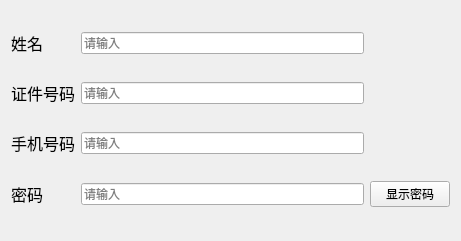
   <widget class="QWidget" name="widget" native="true">
    <property name="geometry">
     <rect>
      <x>180</x>
      <y>150</y>
      <width>461</width>
      <height>241</height>
     </rect>
    </property>
    <property name="styleSheet">
     <string notr="true">QPalette{background:#D7DBE4;}QGroupBox#gboxDevicePanel&gt;QLabel{color:#E7ECF0;}

QWidget#frmMain,QWidget[Form=&quot;true&quot;]{
border:1px solid #738393;
border-radius:0px;
}

.QFrame{
border:1px solid #C2CCD8;
border-radius:5px;
}

QLabel,QLineEdit,QTextEdit,QPlainTextEdit,QSpinBox,QGroupBox,QComboBox,QDateEdit,QTimeEdit,QDateTimeEdit,QSpinBox,QTreeView,QListView,QTableView,QTabWidget::pane{
color:#3D3E42;
}

QWidget#widget_title{
background:qlineargradient(spread:pad,x1:0,y1:0,x2:0,y2:1,stop:0 #667481,stop:1 #566373);
}

QLabel#lab_Ico,QLabel#lab_Title{
border-radius:0px;
color:#E7ECF0;
background-color:rgba(0,0,0,0);
border-style:none;
}

QToolButton::menu-indicator{
image:None;
}

QToolButton,QWidget#widget_frm&gt;QLabel{
border-style:none;
padding:10px;
color:#E7ECF0;
background:qlineargradient(spread:pad,x1:0,y1:0,x2:0,y2:1,stop:0 #667481,stop:1 #566373);
}

QToolButton:hover,QWidget#widget_frm&gt;QLabel:hover{
background:qlineargradient(spread:pad,x1:0,y1:0,x2:0,y2:1,stop:0 #778899,stop:1 #708090);
}

QLabel[labVideo=&quot;true&quot;]{
color:#E7ECF0;
border:1px solid #738393;
background:qlineargradient(spread:pad,x1:0,y1:0,x2:0,y2:1,stop:0 #667481,stop:1 #566373);
}

QLabel[labVideo=&quot;true&quot;]:focus{
border:1px solid #FF0000;
background:qlineargradient(spread:pad,x1:0,y1:0,x2:0,y2:1,stop:0 #778899,stop:1 #708090);
}

QLineEdit,QTextEdit,QPlainTextEdit,QSpinBox{
border:1px solid #C2CCD8;
border-radius:5px;
padding:2px;
background:none;
selection-background-color:#667481;
selection-color:#E7ECF0;
}

QLineEdit[echoMode=&quot;2&quot;]{
lineedit-password-character:9679;
}

.QGroupBox{
border:1px solid #C2CCD8;
border-radius:5px;
}

.QPushButton{
border-style:none;
border:1px solid #C2CCD8;
color:#E7ECF0;
padding:5px;
min-height:20px;
border-radius:5px;
background:qlineargradient(spread:pad,x1:0,y1:0,x2:0,y2:1,stop:0 #667481,stop:1 #566373);
}

.QPushButton:hover{
background:qlineargradient(spread:pad,x1:0,y1:0,x2:0,y2:1,stop:0 #778899,stop:1 #708090);
}

.QPushButton:pressed{
background:qlineargradient(spread:pad,x1:0,y1:0,x2:0,y2:1,stop:0 #667481,stop:1 #566373);
}

.QPushButton:disabled{
color:#838383;
background:#F4F4F4;
}

QPushButton#btnSplitterH{
padding:2px;
min-height:8px;
}

QPushButton#btnMenu,QPushButton#btnMenu_Min,QPushButton#btnMenu_Max,QPushButton#btnMenu_Close,QPushButton#btnSplitterV,QPushButton#btnSplitterH{
border-radius:0px;
color:#E7ECF0;
background-color:rgba(0,0,0,0);
border-style:none;
}

QPushButton#btnMenu:hover,QPushButton#btnMenu_Min:hover,QPushButton#btnMenu_Max:hover,QPushButton#btnSplitterV:hover,QPushButton#btnSplitterH:hover{
background-color:qlineargradient(spread:pad,x1:0,y1:1,x2:0,y2:0,stop:0 rgba(25,134,199,0),stop:1 #778899);
}

QPushButton#btnMenu_Close:hover{
background-color:qlineargradient(spread:pad,x1:0,y1:1,x2:0,y2:0,stop:0 rgba(238,0,0,128),stop:1 rgba(238,44,44,255));
}

QCheckBox{
color:#3D3E42;
spacing:2px;
}

QCheckBox::indicator{
width:20px;
height:20px;
}

QCheckBox::indicator:unchecked{
image:url(:/image/checkbox_unchecked.png);
}

QCheckBox::indicator:checked{
image:url(:/image/checkbox_checked.png);
}

QRadioButton{
color:#3D3E42;
spacing:2px;
}

QRadioButton::indicator{
width:15px;
height:15px;
}

QRadioButton::indicator::unchecked{
image:url(:/image/radio_normal.png);
}

QRadioButton::indicator::checked{
image:url(:/image/radio_selected.png);
}

QSpinBox::up-button,QDateEdit::up-button,QTimeEdit::up-button,QDateTimeEdit::up-button{
image:url(:/image/add_top.png);
}

QSpinBox::down-button,QDateEdit::down-button,QTimeEdit::down-button,QDateTimeEdit::down-button{
image:url(:/image/add_bottom.png);
}

QComboBox,QDateEdit,QTimeEdit,QDateTimeEdit,QSpinBox{
border-radius:3px;
padding:3px 5px 3px 5px;
border:1px solid #C2CCD8;
background:none;
selection-background-color:#667481;
selection-color:#E7ECF0;
}

QComboBox::drop-down,QDateEdit::drop-down,QTimeEdit::drop-down,QDateTimeEdit::drop-down{
subcontrol-origin:padding;
subcontrol-position:top right;
width:15px;
border-left-width:1px;
border-left-style:solid;
border-top-right-radius:3px;
border-bottom-right-radius:3px;
border-left-color:#C2CCD8;
}

QComboBox::down-arrow,QDateEdit::down-arrow,QTimeEdit::down-arrow,QDateTimeEdit::down-arrow{
image:url(:/image/add_bottom.png);
}

QMenu{
color:#E7ECF0;
background-color:#667481;
margin:2px;
}

QMenu::item{
padding:3px 20px 3px 20px;
}

QMenu::indicator{
width:13px;
height:13px;
}

QMenu::item:selected{
color:#E7ECF0;
border:0px solid #738393;
background:qlineargradient(spread:pad,x1:0,y1:0,x2:0,y2:1,stop:0 #667481,stop:1 #566373);
}

QMenu::separator{
height:1px;
background:#738393;
}

QProgressBar{
background:#C2CCD8;
border-radius:5px;
text-align:center;
border:1px solid #C2CCD8;
}

QProgressBar::chunk{
width:5px;
margin:0.5px;
background-color:#667481;
}

QSlider::groove:horizontal,QSlider::add-page:horizontal{
height:8px;
border-radius:3px;
background:#C2CCD8;
}

QSlider::sub-page:horizontal{
height:8px;
border-radius:3px;
background:#708090;
}

QSlider::handle:horizontal{
width:13px;
margin-top:-3px;
margin-bottom:-3px;
border-radius:6px;
background:qradialgradient(spread:pad,cx:0.5,cy:0.5,radius:0.5,fx:0.5,fy:0.5,stop:0.6 #667481,stop:0.8 #778899);
}

QSlider::groove:vertical,QSlider::sub-page:vertical{
width:8px;
border-radius:3px;
background:#C2CCD8;
}

QSlider::add-page:vertical{
width:8px;
border-radius:3px;
background:#708090;
}

QSlider::handle:vertical{
height:13px;
margin-left:-2px;
margin-right:-3px;
border-radius:6px;
background:qradialgradient(spread:pad,cx:0.5,cy:0.5,radius:0.5,fx:0.5,fy:0.5,stop:0.6 #667481,stop:0.8 #778899);
}

QScrollBar:vertical{
width:10px;
background-color:rgba(0,0,0,0%);
padding-top:10px;
padding-bottom:10px;
}

QScrollBar:horizontal{
height:10px;
background-color:rgba(0,0,0,0%);
padding-left:10px;
padding-right:10px;
}

QScrollBar::handle:vertical,QScrollBar::handle:horizontal{
width:10px;
background:#708090;
}

QScrollBar::handle:vertical:hover,QScrollBar::handle:horizontal:hover{
width:10px;
background:#566373;
}

QScrollBar::add-line:vertical{
height:10px;
width:10px;
subcontrol-position:bottom;
subcontrol-origin:margin;
border-image:url(:/image/add_bottom.png);
}

QScrollBar::add-line:horizontal{
height:10px;
width:10px;
subcontrol-position:right;
subcontrol-origin:margin;
border-image:url(:/image/add_right.png);
}

QScrollBar::sub-line:vertical{
height:10px;
width:10px;
subcontrol-position:top;
subcontrol-origin:margin;
border-image:url(:/image/add_top.png);
}

QScrollBar::sub-line:horizontal{
height:10px;
width:10px;
subcontrol-position:left;
subcontrol-origin:margin;
border-image:url(:/image/add_left.png);
}

QScrollBar::add-page:vertical,QScrollBar::sub-page:vertical,QScrollBar::add-page:horizontal,QScrollBar::sub-page:horizontal{
width:10px;
background:#C2CCD8;
}

QScrollArea{
border:0px;
}

QTreeView,QListView,QTableView,QTabWidget::pane{
border:1px solid #C2CCD8;
selection-background-color:#778899;
selection-color:#E7ECF0;
alternate-background-color:#DDE0E7;
}

QTableView::item:selected,QListView::item:selected,QTreeView::item:selected{
color:#E7ECF0;
background:qlineargradient(spread:pad,x1:0,y1:0,x2:0,y2:1,stop:0 #667481,stop:1 #566373);
}

QTableView::item:hover,QListView::item:hover,QTreeView::item:hover{
color:#E7ECF0;
background:qlineargradient(spread:pad,x1:0,y1:0,x2:0,y2:1,stop:0 #778899,stop:1 #708090);
}

QTableView::item,QListView::item,QTreeView::item{
padding:5px;
margin:0px;
}

QHeaderView::section,QTableCornerButton:section{
padding:3px;
margin:0px;
color:#E7ECF0;
border:1px solid #C2CCD8;
background:qlineargradient(spread:pad,x1:0,y1:0,x2:0,y2:1,stop:0 #778899,stop:1 #708090);
}

QTabBar::tab{
border-radius:5px;
border:1px solid #C2CCD8;
color:#E7ECF0;
min-width:55px;
min-height:20px;
padding:3px 8px 3px 8px;
margin:1px;
background:qlineargradient(spread:pad,x1:0,y1:0,x2:0,y2:1,stop:0 #778899,stop:1 #708090);
}

QTabBar::tab:selected,QTabBar::tab:hover{
background:qlineargradient(spread:pad,x1:0,y1:0,x2:0,y2:1,stop:0 #667481,stop:1 #566373);
}

QStatusBar::item{
border:0px solid #667481;
border-radius:3px;
}

QToolBox::tab,QToolTip,QGroupBox#gboxDevicePanel{
padding:3px;
border-radius: 5px;
color:#E7ECF0;
background:qlineargradient(spread:pad,x1:0,y1:0,x2:0,y2:1,stop:0 #667481,stop:1 #566373);
}

QToolBox::tab:selected{
background:qlineargradient(spread:pad,x1:0,y1:0,x2:0,y2:1,stop:0 #778899,stop:1 #708090);
}
</string>
    </property>
    <layout class="QGridLayout" name="gridLayout">
     <item row="2" column="1">
      <widget class="QLineEdit" name="tel_num_lineEdit">
       <property name="maxLength">
        <number>11</number>
       </property>
       <property name="placeholderText">
        <string>请输入</string>
       </property>
      </widget>
     </item>
     <item row="1" column="0">
      <widget class="QLabel" name="id_card_num_label">
       <property name="font">
        <font>
         <family>微软雅黑</family>
         <pointsize>12</pointsize>
        </font>
       </property>
       <property name="text">
        <string>证件号码</string>
       </property>
      </widget>
     </item>
     <item row="0" column="0">
      <widget class="QLabel" name="name_label">
       <property name="font">
        <font>
         <family>微软雅黑</family>
         <pointsize>12</pointsize>
        </font>
       </property>
       <property name="styleSheet">
        <string notr="true">QPalette{background:#D7DBE4;}QGroupBox#gboxDevicePanel&gt;QLabel{color:#E7ECF0;}\n\nQWidget#frmMain,QWidget[Form=&quot;true&quot;]{\nborder:1px solid #738393;\nborder-radius:0px;\n}\n\n.QFrame{\nborder:1px solid #C2CCD8;\nborder-radius:5px;\n}\n\nQLabel,QLineEdit,QTextEdit,QPlainTextEdit,QSpinBox,QGroupBox,QComboBox,QDateEdit,QTimeEdit,QDateTimeEdit,QSpinBox,QTreeView,QListView,QTableView,QTabWidget::pane{\ncolor:#3D3E42;\n}\n\nQWidget#widget_title{\nbackground:qlineargradient(spread:pad,x1:0,y1:0,x2:0,y2:1,stop:0 #667481,stop:1 #566373);\n}\n\nQLabel#lab_Ico,QLabel#lab_Title{\nborder-radius:0px;\ncolor:#E7ECF0;\nbackground-color:rgba(0,0,0,0);\nborder-style:none;\n}\n\nQToolButton::menu-indicator{\nimage:None;\n}\n\nQToolButton,QWidget#widget_frm&gt;QLabel{\nborder-style:none;\npadding:10px;\ncolor:#E7ECF0;\nbackground:qlineargradient(spread:pad,x1:0,y1:0,x2:0,y2:1,stop:0 #667481,stop:1 #566373);\n}\n\nQToolButton:hover,QWidget#widget_frm&gt;QLabel:hover{\nbackground:qlineargradient(spread:pad,x1:0,y1:0,x2:0,y2:1,stop:0 #778899,stop:1 #708090);\n}\n\nQLabel[labVideo=&quot;true&quot;]{\ncolor:#E7ECF0;\nborder:1px solid #738393;\nbackground:qlineargradient(spread:pad,x1:0,y1:0,x2:0,y2:1,stop:0 #667481,stop:1 #566373);\n}\n\nQLabel[labVideo=&quot;true&quot;]:focus{\nborder:1px solid #FF0000;\nbackground:qlineargradient(spread:pad,x1:0,y1:0,x2:0,y2:1,stop:0 #778899,stop:1 #708090);\n}\n\nQLineEdit,QTextEdit,QPlainTextEdit,QSpinBox{\nborder:1px solid #C2CCD8;\nborder-radius:5px;\npadding:2px;\nbackground:none;\nselection-background-color:#667481;\nselection-color:#E7ECF0;\n}\n\nQLineEdit[echoMode=&quot;2&quot;]{\nlineedit-password-character:9679;\n}\n\n.QGroupBox{\nborder:1px solid #C2CCD8;\nborder-radius:5px;\n}\n\n.QPushButton{\nborder-style:none;\nborder:1px solid #C2CCD8;\ncolor:#E7ECF0;\npadding:5px;\nmin-height:20px;\nborder-radius:5px;\nbackground:qlineargradient(spread:pad,x1:0,y1:0,x2:0,y2:1,stop:0 #667481,stop:1 #566373);\n}\n\n.QPushButton:hover{\nbackground:qlineargradient(spread:pad,x1:0,y1:0,x2:0,y2:1,stop:0 #778899,stop:1 #708090);\n}\n\n.QPushButton:pressed{\nbackground:qlineargradient(spread:pad,x1:0,y1:0,x2:0,y2:1,stop:0 #667481,stop:1 #566373);\n}\n\n.QPushButton:disabled{\ncolor:#838383;\nbackground:#F4F4F4;\n}\n\nQPushButton#btnSplitterH{\npadding:2px;\nmin-height:8px;\n}\n\nQPushButton#btnMenu,QPushButton#btnMenu_Min,QPushButton#btnMenu_Max,QPushButton#btnMenu_Close,QPushButton#btnSplitterV,QPushButton#btnSplitterH{\nborder-radius:0px;\ncolor:#E7ECF0;\nbackground-color:rgba(0,0,0,0);\nborder-style:none;\n}\n\nQPushButton#btnMenu:hover,QPushButton#btnMenu_Min:hover,QPushButton#btnMenu_Max:hover,QPushButton#btnSplitterV:hover,QPushButton#btnSplitterH:hover{\nbackground-color:qlineargradient(spread:pad,x1:0,y1:1,x2:0,y2:0,stop:0 rgba(25,134,199,0),stop:1 #778899);\n}\n\nQPushButton#btnMenu_Close:hover{\nbackground-color:qlineargradient(spread:pad,x1:0,y1:1,x2:0,y2:0,stop:0 rgba(238,0,0,128),stop:1 rgba(238,44,44,255));\n}\n\nQCheckBox{\ncolor:#3D3E42;\nspacing:2px;\n}\n\nQCheckBox::indicator{\nwidth:20px;\nheight:20px;\n}\n\nQCheckBox::indicator:unchecked{\nimage:url(:/image/checkbox_unchecked.png);\n}\n\nQCheckBox::indicator:checked{\nimage:url(:/image/checkbox_checked.png);\n}\n\nQRadioButton{\ncolor:#3D3E42;\nspacing:2px;\n}\n\nQRadioButton::indicator{\nwidth:15px;\nheight:15px;\n}\n\nQRadioButton::indicator::unchecked{\nimage:url(:/image/radio_normal.png);\n}\n\nQRadioButton::indicator::checked{\nimage:url(:/image/radio_selected.png);\n}\n\nQSpinBox::up-button,QDateEdit::up-button,QTimeEdit::up-button,QDateTimeEdit::up-button{\nimage:url(:/image/add_top.png);\n}\n\nQSpinBox::down-button,QDateEdit::down-button,QTimeEdit::down-button,QDateTimeEdit::down-button{\nimage:url(:/image/add_bottom.png);\n}\n\nQComboBox,QDateEdit,QTimeEdit,QDateTimeEdit,QSpinBox{\nborder-radius:3px;\npadding:3px 5px 3px 5px;\nborder:1px solid #C2CCD8;\nbackground:none;\nselection-background-color:#667481;\nselection-color:#E7ECF0;\n}\n\nQComboBox::drop-down,QDateEdit::drop-down,QTimeEdit::drop-down,QDateTimeEdit::drop-down{\nsubcontrol-origin:padding;\nsubcontrol-position:top right;\nwidth:15px;\nborder-left-width:1px;\nborder-left-style:solid;\nborder-top-right-radius:3px;\nborder-bottom-right-radius:3px;\nborder-left-color:#C2CCD8;\n}\n\nQComboBox::down-arrow,QDateEdit::down-arrow,QTimeEdit::down-arrow,QDateTimeEdit::down-arrow{\nimage:url(:/image/add_bottom.png);\n}\n\nQMenu{\ncolor:#E7ECF0;\nbackground-color:#667481;\nmargin:2px;\n}\n\nQMenu::item{\npadding:3px 20px 3px 20px;\n}\n\nQMenu::indicator{\nwidth:13px;\nheight:13px;\n}\n\nQMenu::item:selected{\ncolor:#E7ECF0;\nborder:0px solid #738393;\nbackground:qlineargradient(spread:pad,x1:0,y1:0,x2:0,y2:1,stop:0 #667481,stop:1 #566373);\n}\n\nQMenu::separator{\nheight:1px;\nbackground:#738393;\n}\n\nQProgressBar{\nbackground:#C2CCD8;\nborder-radius:5px;\ntext-align:center;\nborder:1px solid #C2CCD8;\n}\n\nQProgressBar::chunk{\nwidth:5px;\nmargin:0.5px;\nbackground-color:#667481;\n}\n\nQSlider::groove:horizontal,QSlider::add-page:horizontal{\nheight:8px;\nborder-radius:3px;\nbackground:#C2CCD8;\n}\n\nQSlider::sub-page:horizontal{\nheight:8px;\nborder-radius:3px;\nbackground:#708090;\n}\n\nQSlider::handle:horizontal{\nwidth:13px;\nmargin-top:-3px;\nmargin-bottom:-3px;\nborder-radius:6px;\nbackground:qradialgradient(spread:pad,cx:0.5,cy:0.5,radius:0.5,fx:0.5,fy:0.5,stop:0.6 #667481,stop:0.8 #778899);\n}\n\nQSlider::groove:vertical,QSlider::sub-page:vertical{\nwidth:8px;\nborder-radius:3px;\nbackground:#C2CCD8;\n}\n\nQSlider::add-page:vertical{\nwidth:8px;\nborder-radius:3px;\nbackground:#708090;\n}\n\nQSlider::handle:vertical{\nheight:13px;\nmargin-left:-2px;\nmargin-right:-3px;\nborder-radius:6px;\nbackground:qradialgradient(spread:pad,cx:0.5,cy:0.5,radius:0.5,fx:0.5,fy:0.5,stop:0.6 #667481,stop:0.8 #778899);\n}\n\nQScrollBar:vertical{\nwidth:10px;\nbackground-color:rgba(0,0,0,0%);\npadding-top:10px;\npadding-bottom:10px;\n}\n\nQScrollBar:horizontal{\nheight:10px;\nbackground-color:rgba(0,0,0,0%);\npadding-left:10px;\npadding-right:10px;\n}\n\nQScrollBar::handle:vertical,QScrollBar::handle:horizontal{\nwidth:10px;\nbackground:#708090;\n}\n\nQScrollBar::handle:vertical:hover,QScrollBar::handle:horizontal:hover{\nwidth:10px;\nbackground:#566373;\n}\n\nQScrollBar::add-line:vertical{\nheight:10px;\nwidth:10px;\nsubcontrol-position:bottom;\nsubcontrol-origin:margin;\nborder-image:url(:/image/add_bottom.png);\n}\n\nQScrollBar::add-line:horizontal{\nheight:10px;\nwidth:10px;\nsubcontrol-position:right;\nsubcontrol-origin:margin;\nborder-image:url(:/image/add_right.png);\n}\n\nQScrollBar::sub-line:vertical{\nheight:10px;\nwidth:10px;\nsubcontrol-position:top;\nsubcontrol-origin:margin;\nborder-image:url(:/image/add_top.png);\n}\n\nQScrollBar::sub-line:horizontal{\nheight:10px;\nwidth:10px;\nsubcontrol-position:left;\nsubcontrol-origin:margin;\nborder-image:url(:/image/add_left.png);\n}\n\nQScrollBar::add-page:vertical,QScrollBar::sub-page:vertical,QScrollBar::add-page:horizontal,QScrollBar::sub-page:horizontal{\nwidth:10px;\nbackground:#C2CCD8;\n}\n\nQScrollArea{\nborder:0px;\n}\n\nQTreeView,QListView,QTableView,QTabWidget::pane{\nborder:1px solid #C2CCD8;\nselection-background-color:#778899;\nselection-color:#E7ECF0;\nalternate-background-color:#DDE0E7;\n}\n\nQTableView::item:selected,QListView::item:selected,QTreeView::item:selected{\ncolor:#E7ECF0;\nbackground:qlineargradient(spread:pad,x1:0,y1:0,x2:0,y2:1,stop:0 #667481,stop:1 #566373);\n}\n\nQTableView::item:hover,QListView::item:hover,QTreeView::item:hover{\ncolor:#E7ECF0;\nbackground:qlineargradient(spread:pad,x1:0,y1:0,x2:0,y2:1,stop:0 #778899,stop:1 #708090);\n}\n\nQTableView::item,QListView::item,QTreeView::item{\npadding:5px;\nmargin:0px;\n}\n\nQHeaderView::section,QTableCornerButton:section{\npadding:3px;\nmargin:0px;\ncolor:#E7ECF0;\nborder:1px solid #C2CCD8;\nbackground:qlineargradient(spread:pad,x1:0,y1:0,x2:0,y2:1,stop:0 #778899,stop:1 #708090);\n}\n\nQTabBar::tab{\nborder-radius:5px;\nborder:1px solid #C2CCD8;\ncolor:#E7ECF0;\nmin-width:55px;\nmin-height:20px;\npadding:3px 8px 3px 8px;\nmargin:1px;\nbackground:qlineargradient(spread:pad,x1:0,y1:0,x2:0,y2:1,stop:0 #778899,stop:1 #708090);\n}\n\nQTabBar::tab:selected,QTabBar::tab:hover{\nbackground:qlineargradient(spread:pad,x1:0,y1:0,x2:0,y2:1,stop:0 #667481,stop:1 #566373);\n}\n\nQStatusBar::item{\nborder:0px solid #667481;\nborder-radius:3px;\n}\n\nQToolBox::tab,QToolTip,QGroupBox#gboxDevicePanel{\npadding:3px;\nborder-radius: 5px;\ncolor:#E7ECF0;\nbackground:qlineargradient(spread:pad,x1:0,y1:0,x2:0,y2:1,stop:0 #667481,stop:1 #566373);\n}\n\nQToolBox::tab:selected{\nbackground:qlineargradient(spread:pad,x1:0,y1:0,x2:0,y2:1,stop:0 #778899,stop:1 #708090);\n}\n</string>
       </property>
       <property name="text">
        <string>姓名</string>
       </property>
      </widget>
     </item>
     <item row="3" column="1">
      <widget class="QLineEdit" name="password_lineEdit">
       <property name="maxLength">
        <number>30</number>
       </property>
       <property name="placeholderText">
        <string>请输入</string>
       </property>
      </widget>
     </item>
     <item row="1" column="1">
      <widget class="QLineEdit" name="id_card_num_lineEdit">
       <property name="maxLength">
        <number>18</number>
       </property>
       <property name="placeholderText">
        <string>请输入</string>
       </property>
      </widget>
     </item>
     <item row="2" column="0">
      <widget class="QLabel" name="tel_num_label">
       <property name="font">
        <font>
         <family>微软雅黑</family>
         <pointsize>12</pointsize>
        </font>
       </property>
       <property name="text">
        <string>手机号码</string>
       </property>
      </widget>
     </item>
     <item row="0" column="1">
      <widget class="QLineEdit" name="name_lineEdit">
       <property name="inputMask">
        <string/>
       </property>
       <property name="text">
        <string/>
       </property>
       <property name="maxLength">
        <number>10</number>
       </property>
       <property name="placeholderText">
        <string>请输入</string>
       </property>
      </widget>
     </item>
     <item row="3" column="0">
      <widget class="QLabel" name="password_label">
       <property name="font">
        <font>
         <family>微软雅黑</family>
         <pointsize>12</pointsize>
        </font>
       </property>
       <property name="text">
        <string>密码</string>
       </property>
      </widget>
     </item>
     <item row="3" column="2">
      <widget class="QPushButton" name="show_password_pushButton">
       <property name="styleSheet">
        <string notr="true">QPalette{background:#D7DBE4;}QGroupBox#gboxDevicePanel&gt;QLabel{color:#E7ECF0;}

QWidget#frmMain,QWidget[Form=&quot;true&quot;]{
border:1px solid #738393;
border-radius:0px;
}

.QFrame{
border:1px solid #C2CCD8;
border-radius:5px;
}

QLabel,QLineEdit,QTextEdit,QPlainTextEdit,QSpinBox,QGroupBox,QComboBox,QDateEdit,QTimeEdit,QDateTimeEdit,QSpinBox,QTreeView,QListView,QTableView,QTabWidget::pane{
color:#3D3E42;
}

QWidget#widget_title{
background:qlineargradient(spread:pad,x1:0,y1:0,x2:0,y2:1,stop:0 #667481,stop:1 #566373);
}

QLabel#lab_Ico,QLabel#lab_Title{
border-radius:0px;
color:#E7ECF0;
background-color:rgba(0,0,0,0);
border-style:none;
}

QToolButton::menu-indicator{
image:None;
}

QToolButton,QWidget#widget_frm&gt;QLabel{
border-style:none;
padding:10px;
color:#E7ECF0;
background:qlineargradient(spread:pad,x1:0,y1:0,x2:0,y2:1,stop:0 #667481,stop:1 #566373);
}

QToolButton:hover,QWidget#widget_frm&gt;QLabel:hover{
background:qlineargradient(spread:pad,x1:0,y1:0,x2:0,y2:1,stop:0 #778899,stop:1 #708090);
}

QLabel[labVideo=&quot;true&quot;]{
color:#E7ECF0;
border:1px solid #738393;
background:qlineargradient(spread:pad,x1:0,y1:0,x2:0,y2:1,stop:0 #667481,stop:1 #566373);
}

QLabel[labVideo=&quot;true&quot;]:focus{
border:1px solid #FF0000;
background:qlineargradient(spread:pad,x1:0,y1:0,x2:0,y2:1,stop:0 #778899,stop:1 #708090);
}

QLineEdit,QTextEdit,QPlainTextEdit,QSpinBox{
border:1px solid #C2CCD8;
border-radius:5px;
padding:2px;
background:none;
selection-background-color:#667481;
selection-color:#E7ECF0;
}

QLineEdit[echoMode=&quot;2&quot;]{
lineedit-password-character:9679;
}

.QGroupBox{
border:1px solid #C2CCD8;
border-radius:5px;
}

.QPushButton{
border-style:none;
border:1px solid #C2CCD8;
color:#E7ECF0;
padding:5px;
min-height:20px;
border-radius:5px;
background:qlineargradient(spread:pad,x1:0,y1:0,x2:0,y2:1,stop:0 #667481,stop:1 #566373);
}

.QPushButton:hover{
background:qlineargradient(spread:pad,x1:0,y1:0,x2:0,y2:1,stop:0 #778899,stop:1 #708090);
}

.QPushButton:pressed{
background:qlineargradient(spread:pad,x1:0,y1:0,x2:0,y2:1,stop:0 #667481,stop:1 #566373);
}

.QPushButton:disabled{
color:#838383;
background:#F4F4F4;
}

QPushButton#btnSplitterH{
padding:2px;
min-height:8px;
}

QPushButton#btnMenu,QPushButton#btnMenu_Min,QPushButton#btnMenu_Max,QPushButton#btnMenu_Close,QPushButton#btnSplitterV,QPushButton#btnSplitterH{
border-radius:0px;
color:#E7ECF0;
background-color:rgba(0,0,0,0);
border-style:none;
}

QPushButton#btnMenu:hover,QPushButton#btnMenu_Min:hover,QPushButton#btnMenu_Max:hover,QPushButton#btnSplitterV:hover,QPushButton#btnSplitterH:hover{
background-color:qlineargradient(spread:pad,x1:0,y1:1,x2:0,y2:0,stop:0 rgba(25,134,199,0),stop:1 #778899);
}

QPushButton#btnMenu_Close:hover{
background-color:qlineargradient(spread:pad,x1:0,y1:1,x2:0,y2:0,stop:0 rgba(238,0,0,128),stop:1 rgba(238,44,44,255));
}

QCheckBox{
color:#3D3E42;
spacing:2px;
}

QCheckBox::indicator{
width:20px;
height:20px;
}

QCheckBox::indicator:unchecked{
image:url(:/image/checkbox_unchecked.png);
}

QCheckBox::indicator:checked{
image:url(:/image/checkbox_checked.png);
}

QRadioButton{
color:#3D3E42;
spacing:2px;
}

QRadioButton::indicator{
width:15px;
height:15px;
}

QRadioButton::indicator::unchecked{
image:url(:/image/radio_normal.png);
}

QRadioButton::indicator::checked{
image:url(:/image/radio_selected.png);
}

QSpinBox::up-button,QDateEdit::up-button,QTimeEdit::up-button,QDateTimeEdit::up-button{
image:url(:/image/add_top.png);
}

QSpinBox::down-button,QDateEdit::down-button,QTimeEdit::down-button,QDateTimeEdit::down-button{
image:url(:/image/add_bottom.png);
}

QComboBox,QDateEdit,QTimeEdit,QDateTimeEdit,QSpinBox{
border-radius:3px;
padding:3px 5px 3px 5px;
border:1px solid #C2CCD8;
background:none;
selection-background-color:#667481;
selection-color:#E7ECF0;
}

QComboBox::drop-down,QDateEdit::drop-down,QTimeEdit::drop-down,QDateTimeEdit::drop-down{
subcontrol-origin:padding;
subcontrol-position:top right;
width:15px;
border-left-width:1px;
border-left-style:solid;
border-top-right-radius:3px;
border-bottom-right-radius:3px;
border-left-color:#C2CCD8;
}

QComboBox::down-arrow,QDateEdit::down-arrow,QTimeEdit::down-arrow,QDateTimeEdit::down-arrow{
image:url(:/image/add_bottom.png);
}

QMenu{
color:#E7ECF0;
background-color:#667481;
margin:2px;
}

QMenu::item{
padding:3px 20px 3px 20px;
}

QMenu::indicator{
width:13px;
height:13px;
}

QMenu::item:selected{
color:#E7ECF0;
border:0px solid #738393;
background:qlineargradient(spread:pad,x1:0,y1:0,x2:0,y2:1,stop:0 #667481,stop:1 #566373);
}

QMenu::separator{
height:1px;
background:#738393;
}

QProgressBar{
background:#C2CCD8;
border-radius:5px;
text-align:center;
border:1px solid #C2CCD8;
}

QProgressBar::chunk{
width:5px;
margin:0.5px;
background-color:#667481;
}

QSlider::groove:horizontal,QSlider::add-page:horizontal{
height:8px;
border-radius:3px;
background:#C2CCD8;
}

QSlider::sub-page:horizontal{
height:8px;
border-radius:3px;
background:#708090;
}

QSlider::handle:horizontal{
width:13px;
margin-top:-3px;
margin-bottom:-3px;
border-radius:6px;
background:qradialgradient(spread:pad,cx:0.5,cy:0.5,radius:0.5,fx:0.5,fy:0.5,stop:0.6 #667481,stop:0.8 #778899);
}

QSlider::groove:vertical,QSlider::sub-page:vertical{
width:8px;
border-radius:3px;
background:#C2CCD8;
}

QSlider::add-page:vertical{
width:8px;
border-radius:3px;
background:#708090;
}

QSlider::handle:vertical{
height:13px;
margin-left:-2px;
margin-right:-3px;
border-radius:6px;
background:qradialgradient(spread:pad,cx:0.5,cy:0.5,radius:0.5,fx:0.5,fy:0.5,stop:0.6 #667481,stop:0.8 #778899);
}

QScrollBar:vertical{
width:10px;
background-color:rgba(0,0,0,0%);
padding-top:10px;
padding-bottom:10px;
}

QScrollBar:horizontal{
height:10px;
background-color:rgba(0,0,0,0%);
padding-left:10px;
padding-right:10px;
}

QScrollBar::handle:vertical,QScrollBar::handle:horizontal{
width:10px;
background:#708090;
}

QScrollBar::handle:vertical:hover,QScrollBar::handle:horizontal:hover{
width:10px;
background:#566373;
}

QScrollBar::add-line:vertical{
height:10px;
width:10px;
subcontrol-position:bottom;
subcontrol-origin:margin;
border-image:url(:/image/add_bottom.png);
}

QScrollBar::add-line:horizontal{
height:10px;
width:10px;
subcontrol-position:right;
subcontrol-origin:margin;
border-image:url(:/image/add_right.png);
}

QScrollBar::sub-line:vertical{
height:10px;
width:10px;
subcontrol-position:top;
subcontrol-origin:margin;
border-image:url(:/image/add_top.png);
}

QScrollBar::sub-line:horizontal{
height:10px;
width:10px;
subcontrol-position:left;
subcontrol-origin:margin;
border-image:url(:/image/add_left.png);
}

QScrollBar::add-page:vertical,QScrollBar::sub-page:vertical,QScrollBar::add-page:horizontal,QScrollBar::sub-page:horizontal{
width:10px;
background:#C2CCD8;
}

QScrollArea{
border:0px;
}

QTreeView,QListView,QTableView,QTabWidget::pane{
border:1px solid #C2CCD8;
selection-background-color:#778899;
selection-color:#E7ECF0;
alternate-background-color:#DDE0E7;
}

QTableView::item:selected,QListView::item:selected,QTreeView::item:selected{
color:#E7ECF0;
background:qlineargradient(spread:pad,x1:0,y1:0,x2:0,y2:1,stop:0 #667481,stop:1 #566373);
}

QTableView::item:hover,QListView::item:hover,QTreeView::item:hover{
color:#E7ECF0;
background:qlineargradient(spread:pad,x1:0,y1:0,x2:0,y2:1,stop:0 #778899,stop:1 #708090);
}

QTableView::item,QListView::item,QTreeView::item{
padding:5px;
margin:0px;
}

QHeaderView::section,QTableCornerButton:section{
padding:3px;
margin:0px;
color:#E7ECF0;
border:1px solid #C2CCD8;
background:qlineargradient(spread:pad,x1:0,y1:0,x2:0,y2:1,stop:0 #778899,stop:1 #708090);
}

QTabBar::tab{
border-radius:5px;
border:1px solid #C2CCD8;
color:#E7ECF0;
min-width:55px;
min-height:20px;
padding:3px 8px 3px 8px;
margin:1px;
background:qlineargradient(spread:pad,x1:0,y1:0,x2:0,y2:1,stop:0 #778899,stop:1 #708090);
}

QTabBar::tab:selected,QTabBar::tab:hover{
background:qlineargradient(spread:pad,x1:0,y1:0,x2:0,y2:1,stop:0 #667481,stop:1 #566373);
}

QStatusBar::item{
border:0px solid #667481;
border-radius:3px;
}

QToolBox::tab,QToolTip,QGroupBox#gboxDevicePanel{
padding:3px;
border-radius: 5px;
color:#E7ECF0;
background:qlineargradient(spread:pad,x1:0,y1:0,x2:0,y2:1,stop:0 #667481,stop:1 #566373);
}

QToolBox::tab:selected{
background:qlineargradient(spread:pad,x1:0,y1:0,x2:0,y2:1,stop:0 #778899,stop:1 #708090);
}
</string>
       </property>
       <property name="text">
        <string>显示密码</string>
       </property>
      </widget>
     </item>
    </layout>
   </widget>
